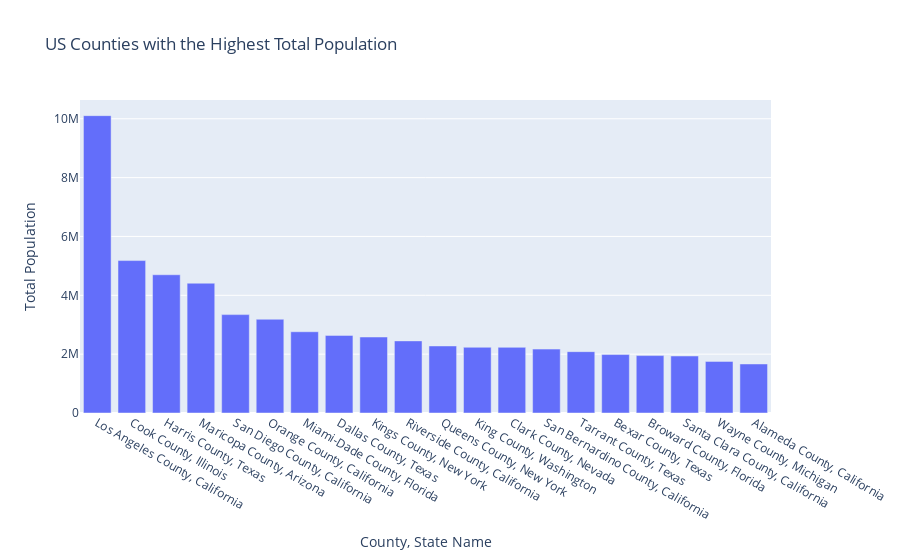

The notebook cell this image was saved under:
### Code cell
# make a graph to show percent of largest 18 under population 
bar_total_pop = px.bar(df_total_top20,
                   x = "Geographic Area N",
                   y = "Total",
                   title = "US Counties with the Highest Total Population",
                   labels = {"Geographic Area N": "County, State Name", "Total": "Total Population"})

bar_total_pop

### Figure 1 — Plotly figure (JSON) as saved in the notebook; plotly's stock layout.template omitted (floating-point values rounded to 4 significant figures)
{"data": [{"alignmentgroup": "True", "hovertemplate": "County, State Name=%{x}<br>Total Population=%{y}<extra></extra>", "legendgroup": "", "marker": {"color": "#636efa"}, "name": "", "offsetgroup": "", "orientation": "v", "showlegend": false, "textposition": "auto", "type": "bar", "x": ["Los Angeles County, California", "Cook County, Illinois", "Harris County, Texas", "Maricopa County, Arizona", "San Diego County, California", "Orange County, California", "Miami-Dade County, Florida", "Dallas County, Texas", "Kings County, New York", "Riverside County, California", "Queens County, New York", "King County, Washington", "Clark County, Nevada", "San Bernardino County, California", "Tarrant County, Texas", "Bexar County, Texas", "Broward County, Florida", "Santa Clara County, California", "Wayne County, Michigan", "Alameda County, California"], "xaxis": "x", "y": [10105518, 5180493, 4698619, 4410824, 3343364, 3185968, 2761581, 2637772, 2582830, 2450758, 2278906, 2233163, 2231647, 2171603, 2084931, 1986049, 1951260, 1937570, 1753893, 1666753], "yaxis": "y"}], "layout": {"autosize": true, "barmode": "relative", "legend": {"tracegroupgap": 0}, "title": {"text": "US Counties with the Highest Total Population"}, "xaxis": {"anchor": "y", "autorange": true, "domain": [0, 1], "range": [-0.5, 19.5], "title": {"text": "County, State Name"}, "type": "category"}, "yaxis": {"anchor": "x", "autorange": true, "domain": [0, 1], "range": [0, 10640000.0], "title": {"text": "Total Population"}, "type": "linear"}}}
